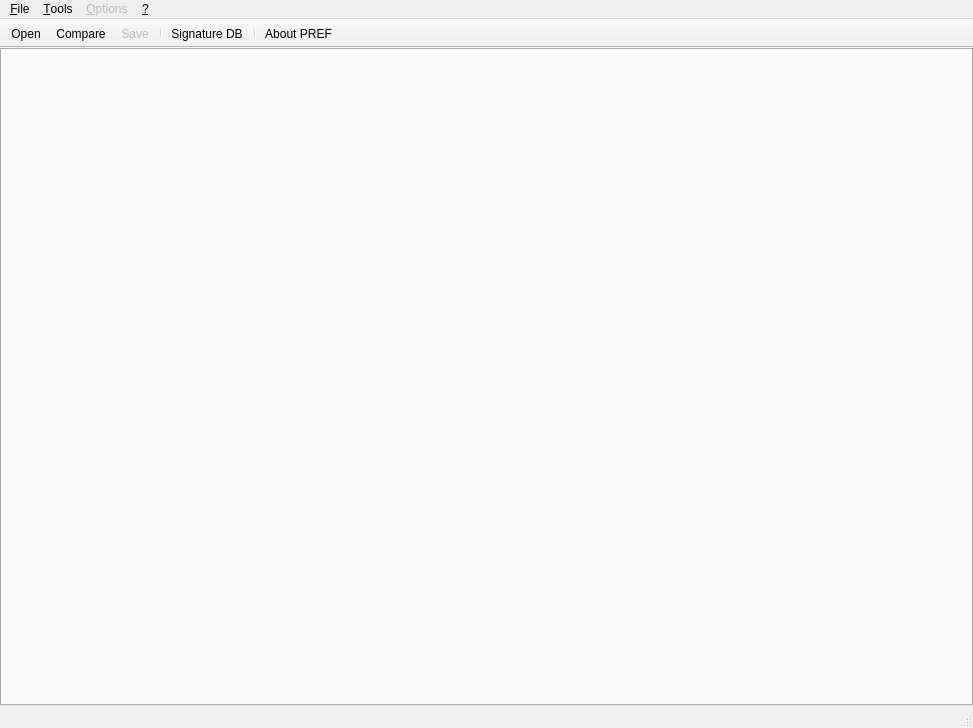
<?xml version="1.0" encoding="UTF-8"?>
<ui version="4.0">
 <class>MainWindow</class>
 <widget class="QMainWindow" name="MainWindow">
  <property name="geometry">
   <rect>
    <x>0</x>
    <y>0</y>
    <width>973</width>
    <height>728</height>
   </rect>
  </property>
  <property name="windowTitle">
   <string>PREF: Portable Reverse Engineering Framework 0.9 (by Dax89)</string>
  </property>
  <property name="windowIcon">
   <iconset resource="resources.qrc">
    <normaloff>:/app_icons/res/app.png</normaloff>:/app_icons/res/app.png</iconset>
  </property>
  <widget class="QWidget" name="centralWidget">
   <layout class="QVBoxLayout" name="verticalLayout">
    <property name="margin">
     <number>0</number>
    </property>
    <item>
     <widget class="PrefTabWidget" name="tabWidget">
      <property name="acceptDrops">
       <bool>true</bool>
      </property>
      <property name="tabsClosable">
       <bool>true</bool>
      </property>
     </widget>
    </item>
   </layout>
  </widget>
  <widget class="QMenuBar" name="menuBar">
   <property name="geometry">
    <rect>
     <x>0</x>
     <y>0</y>
     <width>973</width>
     <height>21</height>
    </rect>
   </property>
   <widget class="QMenu" name="menu_File">
    <property name="title">
     <string>&amp;File</string>
    </property>
    <widget class="QMenu" name="menuImport">
     <property name="title">
      <string>Import</string>
     </property>
     <property name="icon">
      <iconset resource="resources.qrc">
       <normaloff>:/action_icons/res/import.png</normaloff>:/action_icons/res/import.png</iconset>
     </property>
     <addaction name="actionHex_File"/>
    </widget>
    <addaction name="action_Open"/>
    <addaction name="menuImport"/>
    <addaction name="actionCompare"/>
    <addaction name="separator"/>
    <addaction name="action_Save"/>
    <addaction name="action_Save_As"/>
    <addaction name="separator"/>
    <addaction name="actionExit"/>
   </widget>
   <widget class="QMenu" name="menu">
    <property name="title">
     <string>&amp;?</string>
    </property>
    <addaction name="actionAbout_PREF"/>
   </widget>
   <widget class="QMenu" name="menu_Options">
    <property name="enabled">
     <bool>false</bool>
    </property>
    <property name="title">
     <string>&amp;Options</string>
    </property>
   </widget>
   <widget class="QMenu" name="menu_Tools">
    <property name="enabled">
     <bool>true</bool>
    </property>
    <property name="title">
     <string>&amp;Tools</string>
    </property>
    <addaction name="actionSignature_DB"/>
   </widget>
   <addaction name="menu_File"/>
   <addaction name="menu_Tools"/>
   <addaction name="menu_Options"/>
   <addaction name="menu"/>
  </widget>
  <widget class="QStatusBar" name="statusBar"/>
  <widget class="QToolBar" name="mainToolBar">
   <property name="movable">
    <bool>false</bool>
   </property>
   <property name="iconSize">
    <size>
     <width>22</width>
     <height>22</height>
    </size>
   </property>
   <property name="toolButtonStyle">
    <enum>Qt::ToolButtonTextBesideIcon</enum>
   </property>
   <property name="floatable">
    <bool>false</bool>
   </property>
   <attribute name="toolBarArea">
    <enum>TopToolBarArea</enum>
   </attribute>
   <attribute name="toolBarBreak">
    <bool>false</bool>
   </attribute>
   <addaction name="action_Open"/>
   <addaction name="actionCompare"/>
   <addaction name="action_Save"/>
   <addaction name="separator"/>
   <addaction name="actionSignature_DB"/>
   <addaction name="separator"/>
   <addaction name="actionAbout_PREF"/>
  </widget>
  <action name="action_Open">
   <property name="icon">
    <iconset resource="resources.qrc">
     <normaloff>:/action_icons/res/open.png</normaloff>:/action_icons/res/open.png</iconset>
   </property>
   <property name="text">
    <string>&amp;Open</string>
   </property>
   <property name="shortcut">
    <string>Ctrl+O</string>
   </property>
  </action>
  <action name="action_Save">
   <property name="enabled">
    <bool>false</bool>
   </property>
   <property name="icon">
    <iconset resource="resources.qrc">
     <normaloff>:/action_icons/res/save.png</normaloff>:/action_icons/res/save.png</iconset>
   </property>
   <property name="text">
    <string>&amp;Save</string>
   </property>
   <property name="shortcut">
    <string>Ctrl+S</string>
   </property>
  </action>
  <action name="action_Save_As">
   <property name="enabled">
    <bool>false</bool>
   </property>
   <property name="text">
    <string>Save As...</string>
   </property>
  </action>
  <action name="actionExit">
   <property name="text">
    <string>Exit</string>
   </property>
  </action>
  <action name="actionAbout_PREF">
   <property name="icon">
    <iconset resource="resources.qrc">
     <normaloff>:/action_icons/res/about.png</normaloff>:/action_icons/res/about.png</iconset>
   </property>
   <property name="text">
    <string>About PREF</string>
   </property>
  </action>
  <action name="actionCompare">
   <property name="icon">
    <iconset resource="resources.qrc">
     <normaloff>:/misc_icons/res/diff.png</normaloff>:/misc_icons/res/diff.png</iconset>
   </property>
   <property name="text">
    <string>Compare</string>
   </property>
  </action>
  <action name="actionSignature_DB">
   <property name="icon">
    <iconset resource="resources.qrc">
     <normaloff>:/signature_database/res/database.png</normaloff>:/signature_database/res/database.png</iconset>
   </property>
   <property name="text">
    <string>Signature DB</string>
   </property>
   <property name="toolTip">
    <string>Signature DB</string>
   </property>
  </action>
  <action name="actionHex_File">
   <property name="icon">
    <iconset resource="resources.qrc">
     <normaloff>:/misc_icons/res/hex.png</normaloff>:/misc_icons/res/hex.png</iconset>
   </property>
   <property name="text">
    <string>Hex File</string>
   </property>
  </action>
 </widget>
 <layoutdefault spacing="6" margin="11"/>
 <customwidgets>
  <customwidget>
   <class>PrefTabWidget</class>
   <extends>QTabWidget</extends>
   <header>preftabwidget/preftabwidget.h</header>
   <container>1</container>
  </customwidget>
 </customwidgets>
 <resources>
  <include location="resources.qrc"/>
 </resources>
 <connections/>
</ui>
